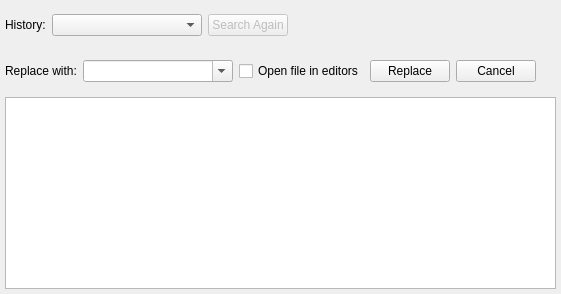
    <widget class="QWidget" name="tabSearch">
     <attribute name="title">
      <string>Search</string>
     </attribute>
     <layout class="QVBoxLayout" name="verticalLayout_4">
      <property name="leftMargin">
       <number>5</number>
      </property>
      <property name="topMargin">
       <number>5</number>
      </property>
      <property name="rightMargin">
       <number>5</number>
      </property>
      <property name="bottomMargin">
       <number>5</number>
      </property>
      <item>
       <widget class="QWidget" name="searchHistoryPanel" native="true">
        <layout class="QHBoxLayout" name="horizontalLayout_11">
         <property name="leftMargin">
          <number>0</number>
         </property>
         <property name="topMargin">
          <number>0</number>
         </property>
         <property name="rightMargin">
          <number>0</number>
         </property>
         <property name="bottomMargin">
          <number>0</number>
         </property>
         <item>
          <widget class="QLabel" name="label">
           <property name="sizePolicy">
            <sizepolicy hsizetype="Preferred" vsizetype="Preferred">
             <horstretch>0</horstretch>
             <verstretch>0</verstretch>
            </sizepolicy>
           </property>
           <property name="text">
            <string>History:</string>
           </property>
          </widget>
         </item>
         <item>
          <widget class="QComboBox" name="cbSearchHistory">
           <property name="sizePolicy">
            <sizepolicy hsizetype="Preferred" vsizetype="Fixed">
             <horstretch>0</horstretch>
             <verstretch>0</verstretch>
            </sizepolicy>
           </property>
           <property name="minimumSize">
            <size>
             <width>150</width>
             <height>0</height>
            </size>
           </property>
           <property name="sizeAdjustPolicy">
            <enum>QComboBox::SizeAdjustPolicy::AdjustToContents</enum>
           </property>
          </widget>
         </item>
         <item>
          <widget class="QPushButton" name="btnSearchAgain">
           <property name="enabled">
            <bool>false</bool>
           </property>
           <property name="sizePolicy">
            <sizepolicy hsizetype="Preferred" vsizetype="Fixed">
             <horstretch>0</horstretch>
             <verstretch>0</verstretch>
            </sizepolicy>
           </property>
           <property name="text">
            <string>Search Again</string>
           </property>
          </widget>
         </item>
         <item>
          <spacer name="horizontalSpacer">
           <property name="orientation">
            <enum>Qt::Orientation::Horizontal</enum>
           </property>
           <property name="sizeHint" stdset="0">
            <size>
             <width>20</width>
             <height>40</height>
            </size>
           </property>
          </spacer>
         </item>
        </layout>
       </widget>
      </item>
      <item>
       <widget class="QWidget" name="replacePanel" native="true">
        <layout class="QHBoxLayout" name="horizontalLayout_12">
         <property name="leftMargin">
          <number>0</number>
         </property>
         <property name="topMargin">
          <number>0</number>
         </property>
         <property name="rightMargin">
          <number>0</number>
         </property>
         <property name="bottomMargin">
          <number>0</number>
         </property>
         <item>
          <widget class="QLabel" name="label_2">
           <property name="text">
            <string>Replace with:</string>
           </property>
          </widget>
         </item>
         <item>
          <widget class="QComboBox" name="cbReplaceInHistory">
           <property name="minimumSize">
            <size>
             <width>150</width>
             <height>0</height>
            </size>
           </property>
           <property name="editable">
            <bool>true</bool>
           </property>
           <property name="insertPolicy">
            <enum>QComboBox::InsertPolicy::NoInsert</enum>
           </property>
           <property name="sizeAdjustPolicy">
            <enum>QComboBox::SizeAdjustPolicy::AdjustToContents</enum>
           </property>
          </widget>
         </item>
         <item>
          <widget class="QCheckBox" name="chkOpenFileInEditors">
           <property name="text">
            <string>Open file in editors</string>
           </property>
          </widget>
         </item>
         <item>
          <widget class="QPushButton" name="btnReplace">
           <property name="text">
            <string>Replace</string>
           </property>
          </widget>
         </item>
         <item>
          <widget class="QPushButton" name="btnCancelReplace">
           <property name="text">
            <string>Cancel</string>
           </property>
          </widget>
         </item>
         <item>
          <spacer name="horizontalSpacer_2">
           <property name="orientation">
            <enum>Qt::Orientation::Horizontal</enum>
           </property>
           <property name="sizeHint" stdset="0">
            <size>
             <width>20</width>
             <height>40</height>
            </size>
           </property>
          </spacer>
         </item>
        </layout>
       </widget>
      </item>
      <item>
       <widget class="QTreeView" name="searchView">
        <attribute name="headerVisible">
         <bool>false</bool>
        </attribute>
       </widget>
      </item>
     </layout>
    </widget>
